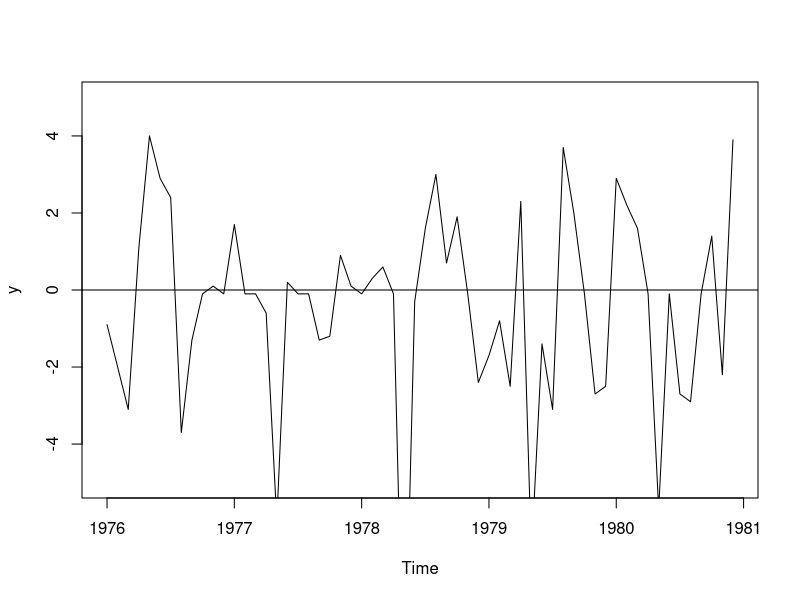

Generate this figure with R:
#PAGE=418
yr=c(1976,1977,1978,1979,1980,1981)
y=c(169.6,176.6,183.7,187.3,190.5,191.1)
x1=c(178.2,156.7,164.2,153.2,157.5,172.6,185.9,185.8,165,163.6,169,183.1)
x2=c(196.3,162.8,168.6,156.9,168.2,180.2,197.9,195.9,176,166.4,166.3,183.9)
x3=c(197.3,173.7,173.2,159.7,175.2,187.4,202.6,205.6,185.6,175.6,176.3,191.7)
x4=c(209.5,186.3,183,169.5,178.2,186.7,202.4,204.9,180.6,179.8,177.4,188.9)
x5=c(200,188.7,187.5,168.6,175.7,189.4,216.1,215.4,191.5,178.5,178.6,195.6)
x6=c(205.2,179.6,185.4,172.4,177.7,202.7,220.2,210.2,186.9,181.4,175.6,195.6)
x=c(x1,x2,x3,x4,x5,x6)
x <- ts(x, frequency=12, start=c(1976,1))


y1=mean(x1)
y2=mean(x2)
y3=mean(x3)
y4=mean(x4)
y5=mean(x5)
y6=mean(x6)

y11=c(y1,y2,y3,y4,y5,y6)
y11=round(y11,digits = 1)


s1=0
for (i in 1:12)
{
  
  s1=s1+x[i]
}


s2=0
for (i in 2:13)
{
  
  s2=s2+x[i]
}

s3=0
for (i in 3:14)
{
  
  s3=s3+x[i]
}

s4=0
for (i in 4:15)
{
  
  s4=s4+x[i]
}

s5=0
for (i in 5:16)
{
  
  s5=s5+x[i]
}

s6=0
for (i in 6:17)
{
  
  s6=s6+x[i]
}


s7=0
for (i in 7:18)
{
  
  s7=s7+x[i]
}


s8=0
for (i in 8:19)
{
  
  s8=s8+x[i]
}


s9=0
for (i in 9:20)
{
  
  s9=s9+x[i]
}

s10=0
for (i in 10:21)
{
  
  s10=s10+x[i]
}

s11=0
for (i in 11:22)
{
  
  s11=s11+x[i]
}

s12=0
for (i in 12:23)
{
  
  s12=s12+x[i]
}

s13=0
for (i in 13:24)
{
  
  s13=s13+x[i]
}

s14=0
for (i in 14:25)
{
  
  s14=s14+x[i]
}

s15=0
for (i in 15:26)
{
  
  s15=s15+x[i]
}

s16=0
for (i in 16:27)
{
  
  s16=s16+x[i]
}

s17=0
for (i in 17:28)
{
  
  s17=s17+x[i]
}

s18=0
for (i in 18:29)
{
  
  s18=s18+x[i]
}

s19=0
for (i in 19:30)
{
  
  s19=s19+x[i]
}

s20=0
for (i in 20:31)
{
  
  s20=s20+x[i]
}

s21=0
for (i in 21:32)
{
  
  s21=s21+x[i]
}

s22=0
for (i in 22:33)
{
  
  s22=s22+x[i]
}

s23=0
for (i in 23:34)
{
  
  s23=s23+x[i]
}

s24=0
for (i in 24:35)
{
  
  s24=s24+x[i]
}

s25=0
for (i in 25:36)
{
  
  s25=s25+x[i]
}

s26=0
for (i in 26:37)
{
  
  s26=s26+x[i]
}

s27=0
for (i in 27:38)
{
  
  s27=s27+x[i]
}

s28=0
for (i in 28:39)
{
  
  s28=s28+x[i]
}

s29=0
for (i in 29:40)
{
  
  s29=s29+x[i]
}

s30=0
for (i in 30:41)
{
  
  s30=s30+x[i]
}

s31=0
for (i in 31:42)
{
  
  s31=s31+x[i]
}

s32=0
for (i in 32:43)
{
  
  s32=s32+x[i]
}

s33=0
for (i in 33:44)
{
  
  s33=s33+x[i]
}

s34=0
for (i in 34:45)
{
  
  s34=s34+x[i]
}

s35=0
for (i in 35:46)
{
  
  s35=s35+x[i]
}


s36=0
for (i in 36:47)
{
  
  s36=s36+x[i]
}

s37=0
for (i in 37:48)
{
  
  s37=s37+x[i]
}

s38=0
for (i in 38:49)
{
  
  s38=s38+x[i]
}

s39=0
for (i in 39:50)
{
  
  s39=s39+x[i]
}

s40=0
for (i in 40:51)
{
  
  s40=s40+x[i]
}

s41=0
for (i in 41:52)
{
  
  s41=s41+x[i]
}

s42=0
for (i in 42:53)
{
  
  s42=s42+x[i]
}

s43=0
for (i in 43:54)
{
  
  s43=s43+x[i]
}

s44=0
for (i in 44:55)
{
  
  s44=s44+x[i]
}

s45=0
for (i in 45:56)
{
  
  s45=s45+x[i]
}

s46=0
for (i in 46:57)
{
  
  s46=s46+x[i]
}

s47=0
for (i in 47:58)
{
  
  s47=s47+x[i]
}

s48=0
for (i in 48:59)
{
  
  s48=s48+x[i]
}

s49=0
for (i in 49:60)
{
  
  s49=s49+x[i]
}

s50=0
for (i in 50:61)
{
  
  s50=s50+x[i]
}

s51=0
for (i in 51:62)
{
  
  s51=s51+x[i]
}

s52=0
for (i in 52:63)
{
  
  s52=s52+x[i]
}

s53=0
for (i in 53:64)
{
  
  s53=s53+x[i]
}

s54=0
for (i in 54:65)
{
  
  s54=s54+x[i]
}

s55=0
for (i in 55:66)
{
  
  s55=s55+x[i]
}

s56=0
for (i in 56:67)
{
  
  s56=s56+x[i]
}

s57=0
for (i in 57:68)
{
  
  s57=s57+x[i]
}

s58=0
for (i in 58:69)
{
  
  s58=s58+x[i]
}

s59=0
for (i in 59:70)
{
  
  s59=s59+x[i]
}

s60=0
for (i in 60:71)
{
  
  s60=s60+x[i]
}

s61=0
for (i in 61:72)
{
  
  s61=s61+x[i]
}


ss=c(s1,s2,s3,s4,s5,s6,s7,s8,s9,s10,s11,s12,s13,s14,s15,s16,s17,s18,s19,s20,s21,s22,s23,s24,s25,s26,s27,s28,s29,s30,s31,s32,s33,s34,s35,s36,s37,s38,s39,s40,s41,s42,s43,s44,s45,s46,s47,s48,s49,s50,s51,s52,s53,s54,s55,s56,s57,s58,s59,s60,s61)


a1=s1+s2
a2=s2+s3
a3=s3+s4
a4=s4+s5
a5=s5+s6
a6=s6+s7
a7=s7+s8
a8=s8+s9
a9=s9+s10
a10=s10+s11
a11=s11+s12
a12=s12+s13
a13=s13+s14
a14=s14+s15
a15=s15+s16
a16=s16+s17
a17=s17+s18
a18=s18+s19
a19=s19+s20
a20=s20+s21
a21=s21+s22
a22=s22+s23
a23=s23+s24
a24=s24+s25
a25=s25+s26
a26=s26+s27
a27=s27+s28
a28=s28+s29
a29=s29+s30
a30=s30+s31
a31=s31+s32
a32=s32+s33
a33=s33+s34
a34=s34+s35
a35=s35+s36
a36=s36+s37
a37=s37+s38
a38=s38+s39
a39=s39+s40
a40=s40+s41
a41=s41+s42
a42=s42+s43
a43=s43+s44
a44=s44+s45
a45=s45+s46
a46=s46+s47
a47=s47+s48
a48=s48+s49
a49=s49+s50
a50=s50+s51
a51=s51+s52
a52=s52+s53
a53=s53+s54
a54=s54+s55
a55=s55+s56
a56=s56+s57
a57=s57+s58
a58=s58+s59
a59=s59+s60
a60=s60+s61

a=c(a1,a2,a3,a4,a5,a6,a7,a8,a9,a10,a11,a12,a13,a14,a15,a16,a17,a18,a19,a20,a21,a22,a23,a24,a25,a26,a27,a28,a29,a30,a31,a32,a33,a34,a35,a36,a37,a38,a39,a40,a41,a42,a43,a44,a45,a46,a47,a48,a49,a50,a51,a52,a53,a54,a55,a56,a57,a58,a59,a60)
aa=a/24
aa=round(aa,digits = 1)
aa<-ts(aa)


x1=c(185.9,185.8,165,163.6,169,183.1)
x2=c(196.3,162.8,168.6,156.9,168.2,180.2,197.9,195.9,176,166.4,166.3,183.9)
x3=c(197.3,173.7,173.2,159.7,175.2,187.4,202.6,205.6,185.6,175.6,176.3,191.7)
x4=c(209.5,186.3,183,169.5,178.2,186.7,202.4,204.9,180.6,179.8,177.4,188.9)
x5=c(200,188.7,187.5,168.6,175.7,189.4,216.1,215.4,191.5,178.5,178.6,195.6)
x6=c(205.2,179.6,185.4,172.4,177.7,202.7)
x=c(x1,x2,x3,x4,x5,x6)
c=x/aa
c=c*100
c=round(c,digits = 1)
c=c(0,0,0,0,0,0,c,0,0,0,0,0,0)
g1=c(c[1],c[13],c[25],c[37],c[49],c[61])
g2=c(c[2],c[14],c[26],c[38],c[50],c[62])
g3=c(c[3],c[15],c[27],c[39],c[51],c[63])
g4=c(c[4],c[16],c[28],c[40],c[52],c[64])
g5=c(c[5],c[17],c[29],c[41],c[53],c[65])
g6=c(c[6],c[18],c[30],c[42],c[54],c[66])
g7=c(c[7],c[19],c[31],c[43],c[55],c[67])
g8=c(c[8],c[20],c[32],c[44],c[56],c[68])
g9=c(c[9],c[21],c[33],c[45],c[57],c[69])
g10=c(c[10],c[22],c[34],c[46],c[58],c[70])
g11=c(c[11],c[23],c[35],c[47],c[59],c[71])
g12=c(c[12],c[24],c[36],c[48],c[60],c[72])
g=c(g1,g2,g3,g4,g5,g6,g7,g8,g9,g10,g11,g12)

m1=sum(g1)/5
m2=sum(g2)/5
m3=sum(g3)/5
m4=sum(g4)/5
m5=sum(g5)/5
m6=sum(g6)/5
m7=sum(g7)/5
m8=sum(g8)/5
m9=sum(g9)/5
m10=sum(g10)/5
m11=sum(g11)/5
m12=sum(g12)/5
m=c(m1,m2,m3,m4,m5,m6,m7,m8,m9,m10,m11,m12)
m=round(m,digits = 1)


h1=c(c[13],c[25],c[37],c[49],c[61])
h2=c(c[14],c[26],c[38],c[50],c[62])
h3=c(c[15],c[27],c[39],c[51],c[63])
h4=c(c[16],c[28],c[40],c[52],c[64])
h5=c(c[17],c[29],c[41],c[53],c[65])
h6=c(c[18],c[30],c[42],c[54],c[66])
h7=c(c[7],c[19],c[31],c[43],c[55])
h8=c(c[8],c[20],c[32],c[44],c[56])
h9=c(c[9],c[21],c[33],c[45],c[57])
h10=c(c[10],c[22],c[34],c[46],c[58])
h11=c(c[11],c[23],c[35],c[47],c[59])
h12=c(c[12],c[24],c[36],c[48],c[60])
h=c(g1,g2,g3,g4,g5,g6,g7,g8,g9,g10,g11,g12)



s1=sort(h1)
s2=sort(h2)
s3=sort(h3)
s4=sort(h4)
s5=sort(h5)
s6=sort(h6)
s7=sort(h7)
s8=sort(h8)
s9=sort(h9)
s10=sort(h10)
s11=sort(h11)
s12=sort(h12)


n1=median(s1)
n2=median(s2)
n3=median(s3)
n4=median(s4)
n5=median(s5)
n6=median(s6)
n7=median(s7)
n8=median(s8)
n9=median(s9)
n10=median(s10)
n11=median(s11)
n12=median(s12)
n=c(n1,n2,n3,n4,n5,n6,n7,n8,n9,n10,n11,n12)
n=round(n,digits = 1)

ss1=sum(m)
ss2=sum(n)
ss=ss1/ss2
n1=n*ss
n1=round(n1,digits = 1)


x1=c(178.2,156.7,164.2,153.2,157.5,172.6,185.9,185.8,165,163.6,169,183.1)
x2=c(196.3,162.8,168.6,156.9,168.2,180.2,197.9,195.9,176,166.4,166.3,183.9)
x3=c(197.3,173.7,173.2,159.7,175.2,187.4,202.6,205.6,185.6,175.6,176.3,191.7)
x4=c(209.5,186.3,183,169.5,178.2,186.7,202.4,204.9,180.6,179.8,177.4,188.9)
x5=c(200,188.7,187.5,168.6,175.7,189.4,216.1,215.4,191.5,178.5,178.6,195.6)
x6=c(205.2,179.6,185.4,172.4,177.7,202.7,220.2,210.2,186.9,181.4,175.6,195.6)


x11=c(x1[1],x2[1],x3[1],x4[1],x5[1],x6[1])
x22=c(x1[2],x2[2],x3[2],x4[2],x5[2],x6[2])
x33=c(x1[3],x2[3],x3[3],x4[3],x5[3],x6[3])
x44=c(x1[4],x2[4],x3[4],x4[4],x5[4],x6[4])
x55=c(x1[5],x2[5],x3[5],x4[5],x5[5],x6[5])
x66=c(x1[6],x2[6],x3[6],x4[6],x5[6],x6[6])
x77=c(x1[7],x2[7],x3[7],x4[7],x5[7],x6[7])
x88=c(x1[8],x2[8],x3[8],x4[8],x5[8],x6[8])
x99=c(x1[9],x2[9],x3[9],x4[9],x5[9],x6[9])
x100=c(x1[10],x2[10],x3[10],x4[10],x5[10],x6[10])
x111=c(x1[11],x2[11],x3[11],x4[11],x5[11],x6[11])
x122=c(x1[12],x2[12],x3[12],x4[12],x5[12],x6[12])
x=c(x11,x22,x33,x44,x55,x66,x77,x88,x99,x100,x111,x122)

x1=x11/n1[1]
x2=x22/n1[2]
x3=x33/n1[3]
x4=x44/n1[4]
x5=x55/n1[5]
x6=x66/n1[6]
x7=x77/n1[7]
x8=x88/n1[8]
x9=x99/n1[9]
x10=x100/n1[10]
x11=x111/n1[11]
x12=x122/n1[12]
x=c(x1,x2,x3,x4,x5,x6,x7,x8,x9,x10,x11,x12)
x=x*100
x=round(x,digits = 1)


x11=c(x7[1],x8[1],x9[1],x10[1],x11[1],x12[1])
x22=c(x1[2],x2[2],x3[2],x4[2],x5[2],x6[2],x7[2],x8[2],x9[2],x10[2],x11[2],x12[2])
x33=c(x1[3],x2[3],x3[3],x4[3],x5[3],x6[3],x7[3],x8[3],x9[3],x10[3],x11[3],x12[3])
x44=c(x1[4],x2[4],x3[4],x4[4],x5[4],x6[4],x7[4],x8[4],x9[4],x10[4],x11[4],x12[4])
x55=c(x1[5],x2[5],x3[5],x4[5],x5[5],x6[5],x7[5],x8[5],x9[5],x10[5],x11[5],x12[5])
x66=c(x1[6],x2[6],x3[6],x4[6],x5[6],x6[6])
x=c(x11,x22,x33,x44,x55,x66)
x=x*100
x=round(x,digits = 1)

y=x/aa
y=y*100
y=round(y,digits = 1)
y1=c(0,0,0,0,0,0,y,0,0,0,0,0,0)

k1 <- matrix(c(y1),ncol=12,byrow=TRUE)
colnames(k1) <- c("Jan","Feb","Mar","Apr","May","June","July","Aug","Sept","Oct","Nov","Dec")
rownames(k1) <- c('1976','1977','1978','1979','1980','1981')
k1 <- as.table(k1)
k1
y <- ts(y, frequency=12, start=c(1976,1))
y=y-100
plot(y,ylim=c(-5,5))
abline(a=0,b=0)

#"The answer may slightly vary due to rounding off values."
